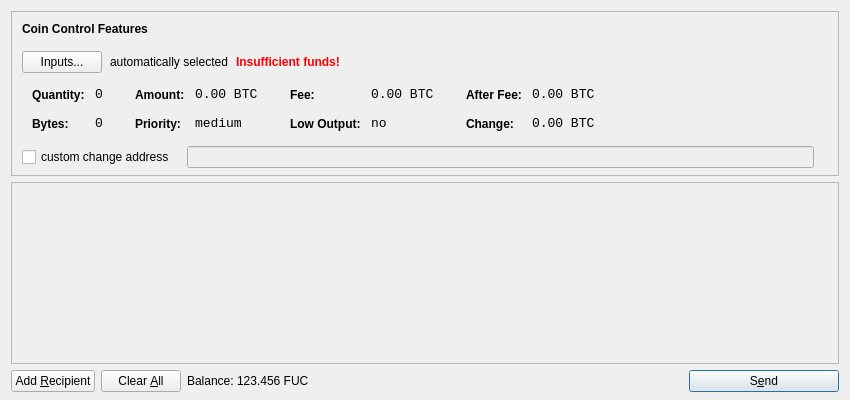
<?xml version="1.0" encoding="UTF-8"?>
<ui version="4.0">
 <class>SendCoinsDialog</class>
 <widget class="QDialog" name="SendCoinsDialog">
  <property name="geometry">
   <rect>
    <x>0</x>
    <y>0</y>
    <width>850</width>
    <height>400</height>
   </rect>
  </property>
  <property name="windowTitle">
   <string>Send Coins</string>
  </property>
  <layout class="QVBoxLayout" name="verticalLayout" stretch="0,1,0">
   <property name="bottomMargin">
    <number>8</number>
   </property>
   <item>
    <widget class="QFrame" name="frameCoinControl">
     <property name="sizePolicy">
      <sizepolicy hsizetype="Expanding" vsizetype="Expanding">
       <horstretch>0</horstretch>
       <verstretch>0</verstretch>
      </sizepolicy>
     </property>
     <property name="maximumSize">
      <size>
       <width>16777215</width>
       <height>16777215</height>
      </size>
     </property>
     <property name="frameShape">
      <enum>QFrame::StyledPanel</enum>
     </property>
     <property name="frameShadow">
      <enum>QFrame::Sunken</enum>
     </property>
     <layout class="QVBoxLayout" name="verticalLayoutCoinControl2">
      <property name="spacing">
       <number>-1</number>
      </property>
      <property name="leftMargin">
       <number>0</number>
      </property>
      <property name="topMargin">
       <number>0</number>
      </property>
      <property name="rightMargin">
       <number>0</number>
      </property>
      <property name="bottomMargin">
       <number>6</number>
      </property>
      <item>
       <layout class="QVBoxLayout" name="verticalLayoutCoinControl" stretch="0,0,0,0,1">
        <property name="spacing">
         <number>0</number>
        </property>
        <property name="leftMargin">
         <number>10</number>
        </property>
        <property name="topMargin">
         <number>10</number>
        </property>
        <item>
         <layout class="QHBoxLayout" name="horizontalLayoutCoinControl1">
          <property name="bottomMargin">
           <number>15</number>
          </property>
          <item>
           <widget class="QLabel" name="labelCoinControlFeatures">
            <property name="sizePolicy">
             <sizepolicy hsizetype="Preferred" vsizetype="Maximum">
              <horstretch>0</horstretch>
              <verstretch>0</verstretch>
             </sizepolicy>
            </property>
            <property name="font">
             <font>
              <weight>75</weight>
              <bold>true</bold>
             </font>
            </property>
            <property name="styleSheet">
             <string notr="true">font-weight:bold;</string>
            </property>
            <property name="text">
             <string>Coin Control Features</string>
            </property>
           </widget>
          </item>
         </layout>
        </item>
        <item>
         <layout class="QHBoxLayout" name="horizontalLayoutCoinControl2" stretch="0,0,0,0">
          <property name="spacing">
           <number>8</number>
          </property>
          <property name="bottomMargin">
           <number>10</number>
          </property>
          <item>
           <widget class="QPushButton" name="pushButtonCoinControl">
            <property name="styleSheet">
             <string notr="true"/>
            </property>
            <property name="text">
             <string>Inputs...</string>
            </property>
           </widget>
          </item>
          <item>
           <widget class="QLabel" name="labelCoinControlAutomaticallySelected">
            <property name="text">
             <string>automatically selected</string>
            </property>
            <property name="margin">
             <number>5</number>
            </property>
           </widget>
          </item>
          <item>
           <widget class="QLabel" name="labelCoinControlInsuffFunds">
            <property name="font">
             <font>
              <weight>75</weight>
              <bold>true</bold>
             </font>
            </property>
            <property name="styleSheet">
             <string notr="true">color:red;font-weight:bold;</string>
            </property>
            <property name="text">
             <string>Insufficient funds!</string>
            </property>
            <property name="margin">
             <number>5</number>
            </property>
           </widget>
          </item>
          <item>
           <spacer name="horizontalSpacerCoinControl">
            <property name="orientation">
             <enum>Qt::Horizontal</enum>
            </property>
            <property name="sizeHint" stdset="0">
             <size>
              <width>40</width>
              <height>1</height>
             </size>
            </property>
           </spacer>
          </item>
         </layout>
        </item>
        <item>
         <widget class="QWidget" name="widgetCoinControl" native="true">
          <property name="sizePolicy">
           <sizepolicy hsizetype="Preferred" vsizetype="Preferred">
            <horstretch>0</horstretch>
            <verstretch>0</verstretch>
           </sizepolicy>
          </property>
          <property name="minimumSize">
           <size>
            <width>0</width>
            <height>0</height>
           </size>
          </property>
          <property name="styleSheet">
           <string notr="true"/>
          </property>
          <layout class="QHBoxLayout" name="horizontalLayoutCoinControl5">
           <property name="margin">
            <number>0</number>
           </property>
           <item>
            <layout class="QHBoxLayout" name="horizontalLayoutCoinControl3" stretch="0,0,0,1">
             <property name="spacing">
              <number>20</number>
             </property>
             <property name="topMargin">
              <number>0</number>
             </property>
             <property name="bottomMargin">
              <number>10</number>
             </property>
             <item>
              <layout class="QFormLayout" name="formLayoutCoinControl1">
               <property name="horizontalSpacing">
                <number>10</number>
               </property>
               <property name="verticalSpacing">
                <number>14</number>
               </property>
               <property name="leftMargin">
                <number>10</number>
               </property>
               <property name="topMargin">
                <number>4</number>
               </property>
               <property name="rightMargin">
                <number>6</number>
               </property>
               <item row="0" column="0">
                <widget class="QLabel" name="labelCoinControlQuantityText">
                 <property name="styleSheet">
                  <string notr="true">font-weight:bold;</string>
                 </property>
                 <property name="text">
                  <string>Quantity:</string>
                 </property>
                 <property name="margin">
                  <number>0</number>
                 </property>
                </widget>
               </item>
               <item row="0" column="1">
                <widget class="QLabel" name="labelCoinControlQuantity">
                 <property name="font">
                  <font>
                   <family>Monospace</family>
                   <pointsize>10</pointsize>
                  </font>
                 </property>
                 <property name="cursor">
                  <cursorShape>IBeamCursor</cursorShape>
                 </property>
                 <property name="contextMenuPolicy">
                  <enum>Qt::ActionsContextMenu</enum>
                 </property>
                 <property name="text">
                  <string notr="true">0</string>
                 </property>
                 <property name="margin">
                  <number>0</number>
                 </property>
                 <property name="textInteractionFlags">
                  <set>Qt::LinksAccessibleByMouse|Qt::TextSelectableByKeyboard|Qt::TextSelectableByMouse</set>
                 </property>
                </widget>
               </item>
               <item row="1" column="0">
                <widget class="QLabel" name="labelCoinControlBytesText">
                 <property name="styleSheet">
                  <string notr="true">font-weight:bold;</string>
                 </property>
                 <property name="text">
                  <string>Bytes:</string>
                 </property>
                </widget>
               </item>
               <item row="1" column="1">
                <widget class="QLabel" name="labelCoinControlBytes">
                 <property name="font">
                  <font>
                   <family>Monospace</family>
                   <pointsize>10</pointsize>
                  </font>
                 </property>
                 <property name="cursor">
                  <cursorShape>IBeamCursor</cursorShape>
                 </property>
                 <property name="contextMenuPolicy">
                  <enum>Qt::ActionsContextMenu</enum>
                 </property>
                 <property name="text">
                  <string notr="true">0</string>
                 </property>
                 <property name="textInteractionFlags">
                  <set>Qt::LinksAccessibleByMouse|Qt::TextSelectableByKeyboard|Qt::TextSelectableByMouse</set>
                 </property>
                </widget>
               </item>
              </layout>
             </item>
             <item>
              <layout class="QFormLayout" name="formLayoutCoinControl2">
               <property name="horizontalSpacing">
                <number>10</number>
               </property>
               <property name="verticalSpacing">
                <number>14</number>
               </property>
               <property name="leftMargin">
                <number>6</number>
               </property>
               <property name="topMargin">
                <number>4</number>
               </property>
               <property name="rightMargin">
                <number>6</number>
               </property>
               <item row="0" column="0">
                <widget class="QLabel" name="labelCoinControlAmountText">
                 <property name="styleSheet">
                  <string notr="true">font-weight:bold;</string>
                 </property>
                 <property name="text">
                  <string>Amount:</string>
                 </property>
                 <property name="margin">
                  <number>0</number>
                 </property>
                </widget>
               </item>
               <item row="0" column="1">
                <widget class="QLabel" name="labelCoinControlAmount">
                 <property name="font">
                  <font>
                   <family>Monospace</family>
                   <pointsize>10</pointsize>
                  </font>
                 </property>
                 <property name="cursor">
                  <cursorShape>IBeamCursor</cursorShape>
                 </property>
                 <property name="contextMenuPolicy">
                  <enum>Qt::ActionsContextMenu</enum>
                 </property>
                 <property name="text">
                  <string notr="true">0.00 BTC</string>
                 </property>
                 <property name="textInteractionFlags">
                  <set>Qt::LinksAccessibleByMouse|Qt::TextSelectableByKeyboard|Qt::TextSelectableByMouse</set>
                 </property>
                </widget>
               </item>
               <item row="1" column="0">
                <widget class="QLabel" name="labelCoinControlPriorityText">
                 <property name="styleSheet">
                  <string notr="true">font-weight:bold;</string>
                 </property>
                 <property name="text">
                  <string>Priority:</string>
                 </property>
                </widget>
               </item>
               <item row="1" column="1">
                <widget class="QLabel" name="labelCoinControlPriority">
                 <property name="font">
                  <font>
                   <family>Monospace</family>
                   <pointsize>10</pointsize>
                  </font>
                 </property>
                 <property name="cursor">
                  <cursorShape>IBeamCursor</cursorShape>
                 </property>
                 <property name="contextMenuPolicy">
                  <enum>Qt::ActionsContextMenu</enum>
                 </property>
                 <property name="text">
                  <string>medium</string>
                 </property>
                 <property name="textInteractionFlags">
                  <set>Qt::LinksAccessibleByMouse|Qt::TextSelectableByKeyboard|Qt::TextSelectableByMouse</set>
                 </property>
                </widget>
               </item>
              </layout>
             </item>
             <item>
              <layout class="QFormLayout" name="formLayoutCoinControl3">
               <property name="horizontalSpacing">
                <number>10</number>
               </property>
               <property name="verticalSpacing">
                <number>14</number>
               </property>
               <property name="leftMargin">
                <number>6</number>
               </property>
               <property name="topMargin">
                <number>4</number>
               </property>
               <property name="rightMargin">
                <number>6</number>
               </property>
               <item row="0" column="0">
                <widget class="QLabel" name="labelCoinControlFeeText">
                 <property name="styleSheet">
                  <string notr="true">font-weight:bold;</string>
                 </property>
                 <property name="text">
                  <string>Fee:</string>
                 </property>
                 <property name="margin">
                  <number>0</number>
                 </property>
                </widget>
               </item>
               <item row="0" column="1">
                <widget class="QLabel" name="labelCoinControlFee">
                 <property name="font">
                  <font>
                   <family>Monospace</family>
                   <pointsize>10</pointsize>
                  </font>
                 </property>
                 <property name="cursor">
                  <cursorShape>IBeamCursor</cursorShape>
                 </property>
                 <property name="contextMenuPolicy">
                  <enum>Qt::ActionsContextMenu</enum>
                 </property>
                 <property name="text">
                  <string notr="true">0.00 BTC</string>
                 </property>
                 <property name="textInteractionFlags">
                  <set>Qt::LinksAccessibleByMouse|Qt::TextSelectableByKeyboard|Qt::TextSelectableByMouse</set>
                 </property>
                </widget>
               </item>
               <item row="1" column="0">
                <widget class="QLabel" name="labelCoinControlLowOutputText">
                 <property name="styleSheet">
                  <string notr="true">font-weight:bold;</string>
                 </property>
                 <property name="text">
                  <string>Low Output:</string>
                 </property>
                </widget>
               </item>
               <item row="1" column="1">
                <widget class="QLabel" name="labelCoinControlLowOutput">
                 <property name="font">
                  <font>
                   <family>Monospace</family>
                   <pointsize>10</pointsize>
                  </font>
                 </property>
                 <property name="cursor">
                  <cursorShape>IBeamCursor</cursorShape>
                 </property>
                 <property name="contextMenuPolicy">
                  <enum>Qt::ActionsContextMenu</enum>
                 </property>
                 <property name="text">
                  <string>no</string>
                 </property>
                 <property name="textInteractionFlags">
                  <set>Qt::LinksAccessibleByMouse|Qt::TextSelectableByKeyboard|Qt::TextSelectableByMouse</set>
                 </property>
                </widget>
               </item>
              </layout>
             </item>
             <item>
              <layout class="QFormLayout" name="formLayoutCoinControl4">
               <property name="horizontalSpacing">
                <number>10</number>
               </property>
               <property name="verticalSpacing">
                <number>14</number>
               </property>
               <property name="leftMargin">
                <number>6</number>
               </property>
               <property name="topMargin">
                <number>4</number>
               </property>
               <property name="rightMargin">
                <number>6</number>
               </property>
               <item row="0" column="0">
                <widget class="QLabel" name="labelCoinControlAfterFeeText">
                 <property name="styleSheet">
                  <string notr="true">font-weight:bold;</string>
                 </property>
                 <property name="text">
                  <string>After Fee:</string>
                 </property>
                 <property name="margin">
                  <number>0</number>
                 </property>
                </widget>
               </item>
               <item row="0" column="1">
                <widget class="QLabel" name="labelCoinControlAfterFee">
                 <property name="font">
                  <font>
                   <family>Monospace</family>
                   <pointsize>10</pointsize>
                  </font>
                 </property>
                 <property name="cursor">
                  <cursorShape>IBeamCursor</cursorShape>
                 </property>
                 <property name="contextMenuPolicy">
                  <enum>Qt::ActionsContextMenu</enum>
                 </property>
                 <property name="text">
                  <string notr="true">0.00 BTC</string>
                 </property>
                 <property name="textInteractionFlags">
                  <set>Qt::LinksAccessibleByMouse|Qt::TextSelectableByKeyboard|Qt::TextSelectableByMouse</set>
                 </property>
                </widget>
               </item>
               <item row="1" column="0">
                <widget class="QLabel" name="labelCoinControlChangeText">
                 <property name="styleSheet">
                  <string notr="true">font-weight:bold;</string>
                 </property>
                 <property name="text">
                  <string>Change:</string>
                 </property>
                </widget>
               </item>
               <item row="1" column="1">
                <widget class="QLabel" name="labelCoinControlChange">
                 <property name="font">
                  <font>
                   <family>Monospace</family>
                   <pointsize>10</pointsize>
                  </font>
                 </property>
                 <property name="cursor">
                  <cursorShape>IBeamCursor</cursorShape>
                 </property>
                 <property name="contextMenuPolicy">
                  <enum>Qt::ActionsContextMenu</enum>
                 </property>
                 <property name="text">
                  <string notr="true">0.00 BTC</string>
                 </property>
                 <property name="textInteractionFlags">
                  <set>Qt::LinksAccessibleByMouse|Qt::TextSelectableByKeyboard|Qt::TextSelectableByMouse</set>
                 </property>
                </widget>
               </item>
              </layout>
             </item>
            </layout>
           </item>
          </layout>
         </widget>
        </item>
        <item>
         <layout class="QHBoxLayout" name="horizontalLayoutCoinControl4" stretch="0,0,0">
          <property name="spacing">
           <number>12</number>
          </property>
          <property name="sizeConstraint">
           <enum>QLayout::SetDefaultConstraint</enum>
          </property>
          <property name="topMargin">
           <number>5</number>
          </property>
          <property name="rightMargin">
           <number>5</number>
          </property>
          <item>
           <widget class="QCheckBox" name="checkBoxCoinControlChange">
            <property name="text">
             <string>custom change address</string>
            </property>
           </widget>
          </item>
          <item>
           <widget class="QLineEdit" name="lineEditCoinControlChange">
            <property name="enabled">
             <bool>false</bool>
            </property>
            <property name="sizePolicy">
             <sizepolicy hsizetype="Expanding" vsizetype="Fixed">
              <horstretch>0</horstretch>
              <verstretch>0</verstretch>
             </sizepolicy>
            </property>
           </widget>
          </item>
          <item>
           <widget class="QLabel" name="labelCoinControlChangeLabel">
            <property name="sizePolicy">
             <sizepolicy hsizetype="Preferred" vsizetype="Expanding">
              <horstretch>0</horstretch>
              <verstretch>0</verstretch>
             </sizepolicy>
            </property>
            <property name="minimumSize">
             <size>
              <width>0</width>
              <height>0</height>
             </size>
            </property>
            <property name="text">
             <string/>
            </property>
            <property name="margin">
             <number>3</number>
            </property>
           </widget>
          </item>
         </layout>
        </item>
        <item>
         <spacer name="verticalSpacerCoinControl">
          <property name="orientation">
           <enum>Qt::Vertical</enum>
          </property>
          <property name="sizeHint" stdset="0">
           <size>
            <width>800</width>
            <height>1</height>
           </size>
          </property>
         </spacer>
        </item>
       </layout>
      </item>
     </layout>
    </widget>
   </item>
   <item>
    <widget class="QScrollArea" name="scrollArea">
     <property name="widgetResizable">
      <bool>true</bool>
     </property>
     <widget class="QWidget" name="scrollAreaWidgetContents">
      <property name="geometry">
       <rect>
        <x>0</x>
        <y>0</y>
        <width>830</width>
        <height>165</height>
       </rect>
      </property>
      <layout class="QVBoxLayout" name="verticalLayout_2">
       <property name="margin">
        <number>0</number>
       </property>
       <item>
        <layout class="QVBoxLayout" name="entries">
         <property name="spacing">
          <number>6</number>
         </property>
        </layout>
       </item>
       <item>
        <spacer name="verticalSpacer">
         <property name="orientation">
          <enum>Qt::Vertical</enum>
         </property>
         <property name="sizeHint" stdset="0">
          <size>
           <width>20</width>
           <height>40</height>
          </size>
         </property>
        </spacer>
       </item>
      </layout>
     </widget>
    </widget>
   </item>
   <item>
    <layout class="QHBoxLayout" name="horizontalLayout">
     <item>
      <widget class="QPushButton" name="addButton">
       <property name="toolTip">
        <string>Send to multiple recipients at once</string>
       </property>
       <property name="text">
        <string>Add &amp;Recipient</string>
       </property>
       <property name="icon">
        <iconset resource="../bitcoin.qrc">
         <normaloff>:/icons/add</normaloff>:/icons/add</iconset>
       </property>
       <property name="autoDefault">
        <bool>false</bool>
       </property>
      </widget>
     </item>
     <item>
      <widget class="QPushButton" name="clearButton">
       <property name="sizePolicy">
        <sizepolicy hsizetype="Minimum" vsizetype="Fixed">
         <horstretch>0</horstretch>
         <verstretch>0</verstretch>
        </sizepolicy>
       </property>
       <property name="toolTip">
        <string>Remove all transaction fields</string>
       </property>
       <property name="text">
        <string>Clear &amp;All</string>
       </property>
       <property name="icon">
        <iconset resource="../bitcoin.qrc">
         <normaloff>:/icons/remove</normaloff>:/icons/remove</iconset>
       </property>
       <property name="autoRepeatDelay">
        <number>300</number>
       </property>
       <property name="autoDefault">
        <bool>false</bool>
       </property>
      </widget>
     </item>
     <item>
      <layout class="QHBoxLayout" name="horizontalLayout_2">
       <property name="spacing">
        <number>3</number>
       </property>
       <item>
        <widget class="QLabel" name="label">
         <property name="text">
          <string>Balance:</string>
         </property>
        </widget>
       </item>
       <item>
        <widget class="QLabel" name="labelBalance">
         <property name="cursor">
          <cursorShape>IBeamCursor</cursorShape>
         </property>
         <property name="text">
          <string>123.456 FUC</string>
         </property>
         <property name="textInteractionFlags">
          <set>Qt::LinksAccessibleByMouse|Qt::TextSelectableByKeyboard|Qt::TextSelectableByMouse</set>
         </property>
        </widget>
       </item>
      </layout>
     </item>
     <item>
      <spacer name="horizontalSpacer">
       <property name="orientation">
        <enum>Qt::Horizontal</enum>
       </property>
       <property name="sizeHint" stdset="0">
        <size>
         <width>40</width>
         <height>20</height>
        </size>
       </property>
      </spacer>
     </item>
     <item>
      <widget class="QPushButton" name="sendButton">
       <property name="minimumSize">
        <size>
         <width>150</width>
         <height>0</height>
        </size>
       </property>
       <property name="toolTip">
        <string>Confirm the send action</string>
       </property>
       <property name="text">
        <string>S&amp;end</string>
       </property>
       <property name="icon">
        <iconset resource="../bitcoin.qrc">
         <normaloff>:/icons/send</normaloff>:/icons/send</iconset>
       </property>
       <property name="default">
        <bool>true</bool>
       </property>
      </widget>
     </item>
    </layout>
   </item>
  </layout>
 </widget>
 <resources>
  <include location="../bitcoin.qrc"/>
 </resources>
 <connections/>
</ui>
